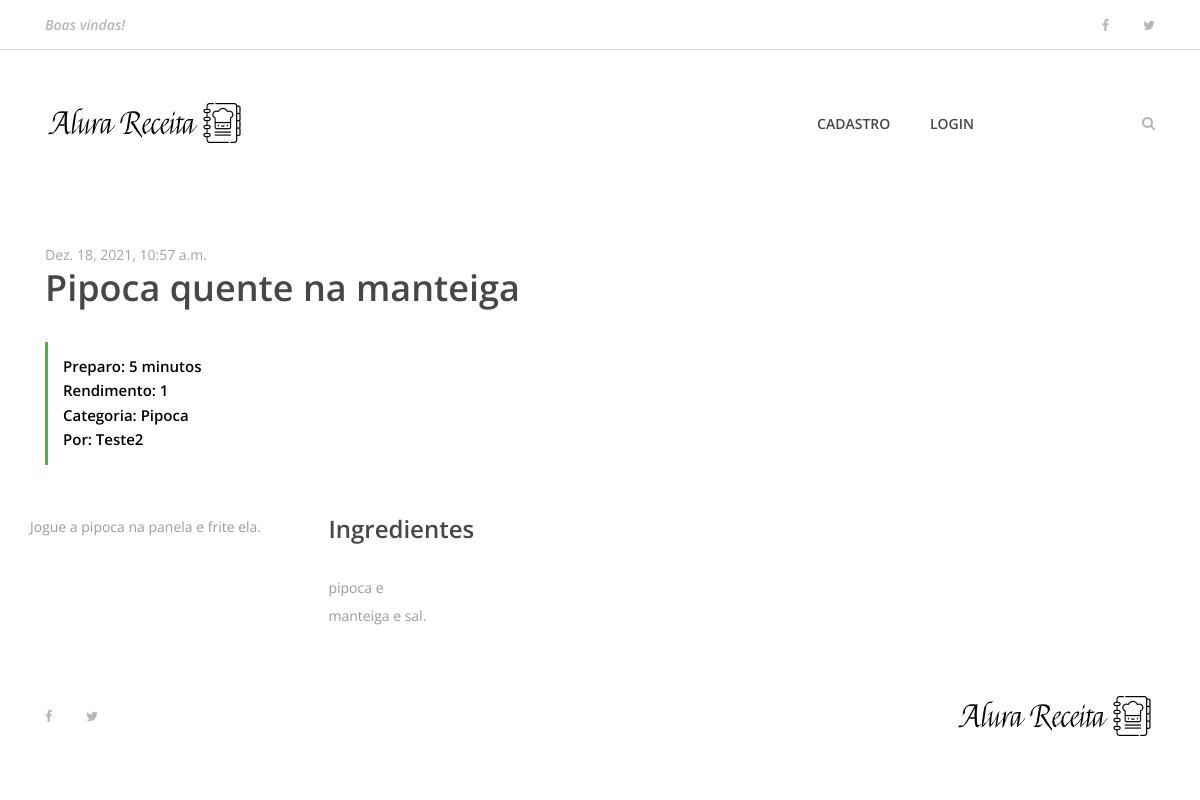
Page /11 on the committed database.
### apps/receitas/models.py (models this page shows, shortened)
class Receita(models.Model):
    pessoa = models.ForeignKey(User, on_delete=models.CASCADE)
    nome_receita = models.CharField(max_length=255)
    ingredientes = models.TextField()
    modo_preparo = models.TextField()
    tempo_preparo = models.IntegerField()
    rendimento = models.CharField(max_length=100)
    categoria = models.CharField(max_length=100)
    date_receita = models.DateTimeField(default=datetime.now, blank=True)
    foto_receita = models.ImageField(upload_to='fotos/%d/%m/%Y/', blank=True)
    publicada = models.BooleanField(default=False)

### apps/receitas/views/receita.py (the view)
# urls.py: path('<int:receita_id>', receita, name='receita'),
def receita(request, receita_id):
    receita = get_object_or_404(Receita, pk=receita_id)
    receita_exibir = {
        'receita': receita
    }
    return render(request, 'receitas/receita.html', receita_exibir)

### templates/receitas/receita.html (shortened to what this page needs)
{% extends 'base.html' %}
{% load static %}
{% block content %}
    {% include 'partials/_menu.html' %}
        <div class="container">
            <div class="row">
                <div class="col-12">
                    <div class="receipe-slider owl-carousel">
                    </div>
                </div>
            </div>
        </div>
        <div class="receipe-content-area">
            <div class="container">
                <div class="row">
                    <div class="col-12 col-md-8">
                        <div class="receipe-headline my-5">
                            <span>{{ receita.date_receita }}</span>
                            <h2>{{ receita.nome_receita }}</h2>
                            <div class="receipe-duration">
                                <h6>Preparo: {{ receita.tempo_preparo}} minutos</h6>
                                <h6>Rendimento: {{ receita.rendimento }}</h6>
                                <h6>Categoria: {{ receita.categoria}} </h6>
                                <h6>Por: {{ receita.pessoa }}</h6>
                            </div>
                        </div>
                    </div>
                <div class="row">
                    <div class="col-12 col-lg-8">
                        <div class="single-preparation-step d-flex">
                            <p>{{ receita.modo_preparo}}</p>
                        </div>
                    </div>
                    <div class="col-12 col-lg-4">
                        <div class="ingredients">
                            <h4>Ingredientes</h4>
                            <div class="ingredients">
                                <p>{{ receita.ingredientes }}</p>
                            </div>
                        </div>
                    </div>
                </div>
    {% include 'partials/_footer.html' %}
{% endblock %}

### projetoReceita/static/site.css (style rules this page uses)
* { margin: 0; padding: 0; }
body { font-family: "Open Sans", sans-serif; font-size: 14px; }
h1, h2, h3, h4, h5, h6 { color: #000000; line-height: 1.3; font-weight: 600; }
p { color: #9b9b9b; font-size: 14px; line-height: 2; font-weight: 400; }
.receipe-slider { position: relative; z-index: 1; }
.receipe-headline span { font-size: 14px; display: block; color: #a4a4a4; margin-bottom: 0; }
.receipe-headline h2 { font-size: 36px; color: #474747; margin-bottom: 30px; }
.receipe-headline .receipe-duration { border-left: 3px solid #40ba37; padding: 15px; }
.receipe-headline .receipe-duration h6 { font-size: 15px; margin-bottom: 5px; }
.receipe-headline .receipe-duration h6:last-child { margin-bottom: 0; }
.single-preparation-step { position: relative; z-index: 1; margin-bottom: 50px; }
.ingredients h4 { color: #474747; margin-bottom: 30px; }

### rows in the picture
Receita: date_receita "Dez. 18, 2021, 10:57 a.m.", nome_receita "Pipoca quente na manteiga", tempo_preparo "5", rendimento "1", categoria "Pipoca", pessoa "Teste2", modo_preparo "Jogue a pipoca na panela e frite ela.", ingredientes "pipoca e manteiga e sal."
